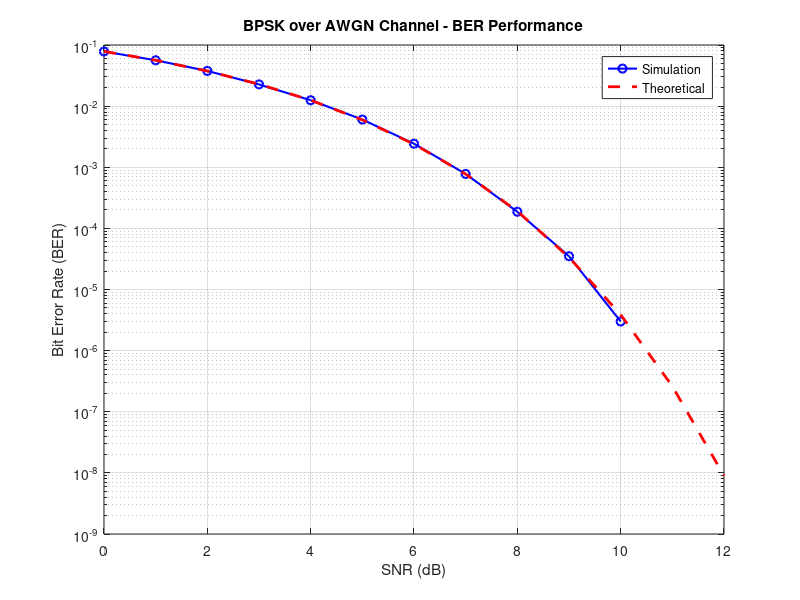

Recreate this plot in MATLAB.
clc; clear; close all;

%% =========================
%% Parameters
%% =========================
N = 1e6;                  
SNR_dB = 0:1:12;          
BER_sim = zeros(size(SNR_dB));
BER_theory = zeros(size(SNR_dB));

%% =========================
%% Simulation
%% =========================
for i = 1:length(SNR_dB)

    bits = rand(1, N) < 0.5;      % Source bits
    tx = 2*bits - 1;              % BPSK mapping

    snr = 10^(SNR_dB(i)/10);
    N0 = 1/snr;

    noise = sqrt(N0/2)*randn(1, N);
    rx = tx + noise;

    bits_hat = rx > 0;

    BER_sim(i) = sum(bits ~= bits_hat)/N;
    
    % التعديل هنا: استخدام erfc بدلاً من qfunc لتجنب مشكلة الـ Toolbox
    BER_theory(i) = 0.5 * erfc(sqrt(snr)); 

end

%% =========================
%% Plot Results
%% =========================
figure('Color','w');

semilogy(SNR_dB, BER_sim, 'bo-', 'LineWidth', 1.5);
hold on;
semilogy(SNR_dB, BER_theory, 'r--', 'LineWidth', 2);

grid on;

xlabel('SNR (dB)');
ylabel('Bit Error Rate (BER)');
title('BPSK over AWGN Channel - BER Performance');

legend('Simulation', 'Theoretical');

saveas(gcf,'BER_BPSK_AWGN.png');
